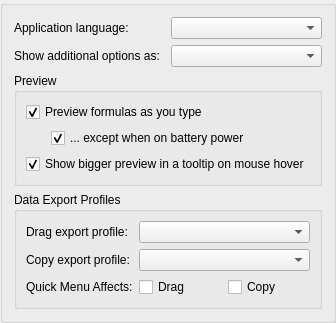
     <widget class="QGroupBox" name="tabInterface">
      <layout class="QGridLayout" name="lyt_tabInterface">
       <item row="0" column="0">
        <layout class="QHBoxLayout" name="lytLocale">
         <item>
          <widget class="QLabel" name="lblLocale">
           <property name="text">
            <string>Application language:</string>
           </property>
          </widget>
         </item>
         <item>
          <widget class="QComboBox" name="cbxLocale"/>
         </item>
        </layout>
       </item>
       <item row="2" column="0">
        <widget class="QGroupBox" name="gbxToolTipSize">
         <property name="title">
          <string>Preview</string>
         </property>
         <layout class="QGridLayout" name="lyt_gbxToolTipSize" columnstretch="4,0">
          <item row="0" column="0" colspan="2">
           <widget class="QCheckBox" name="chkEnableRealTimePreview">
            <property name="text">
             <string>Preview formulas as you type</string>
            </property>
            <property name="checked">
             <bool>true</bool>
            </property>
           </widget>
          </item>
          <item row="2" column="0" colspan="2">
           <widget class="QCheckBox" name="chkEnableToolTipPreview">
            <property name="text">
             <string>Show bigger preview in a tooltip on mouse hover</string>
            </property>
            <property name="checked">
             <bool>true</bool>
            </property>
           </widget>
          </item>
          <item row="1" column="0">
           <widget class="QWidget" name="wRealTimePreviewExceptBattery" native="true">
            <property name="minimumSize">
             <size>
              <width>0</width>
              <height>20</height>
             </size>
            </property>
            <layout class="QHBoxLayout" name="lyt_wRealTimePreviewExceptBattery">
             <property name="spacing">
              <number>5</number>
             </property>
             <property name="leftMargin">
              <number>0</number>
             </property>
             <property name="topMargin">
              <number>0</number>
             </property>
             <property name="rightMargin">
              <number>0</number>
             </property>
             <property name="bottomMargin">
              <number>0</number>
             </property>
             <item>
              <spacer name="hspcRealTimePreviewExceptBattery">
               <property name="orientation">
                <enum>Qt::Horizontal</enum>
               </property>
               <property name="sizeType">
                <enum>QSizePolicy::Fixed</enum>
               </property>
               <property name="sizeHint" stdset="0">
                <size>
                 <width>25</width>
                 <height>10</height>
                </size>
               </property>
              </spacer>
             </item>
             <item>
              <widget class="QCheckBox" name="chkRealTimePreviewExceptBattery">
               <property name="text">
                <string>... except when on battery power</string>
               </property>
               <property name="checked">
                <bool>true</bool>
               </property>
              </widget>
             </item>
            </layout>
           </widget>
          </item>
         </layout>
        </widget>
       </item>
       <item row="4" column="0">
        <spacer name="spcInterface">
         <property name="orientation">
          <enum>Qt::Vertical</enum>
         </property>
         <property name="sizeType">
          <enum>QSizePolicy::Expanding</enum>
         </property>
         <property name="sizeHint" stdset="0">
          <size>
           <width>0</width>
           <height>0</height>
          </size>
         </property>
        </spacer>
       </item>
       <item row="3" column="0">
        <widget class="QGroupBox" name="gbxExportProfiles">
         <property name="title">
          <string>Data Export Profiles</string>
         </property>
         <layout class="QGridLayout" name="lyt_gbxExportProfiles">
          <item row="1" column="1" colspan="2">
           <widget class="QComboBox" name="cbxDragExportProfile"/>
          </item>
          <item row="1" column="0">
           <widget class="QLabel" name="lblDragExportProfile">
            <property name="text">
             <string>Drag export profile:</string>
            </property>
            <property name="buddy">
             <cstring>cbxDragExportProfile</cstring>
            </property>
           </widget>
          </item>
          <item row="3" column="0">
           <widget class="QLabel" name="lblCopyExportProfile">
            <property name="text">
             <string>Copy export profile:</string>
            </property>
            <property name="buddy">
             <cstring>cbxCopyExportProfile</cstring>
            </property>
           </widget>
          </item>
          <item row="5" column="0">
           <widget class="QLabel" name="lblMenuExportProfileAffects">
            <property name="text">
             <string>Quick Menu Affects:</string>
            </property>
           </widget>
          </item>
          <item row="5" column="1">
           <widget class="QCheckBox" name="chkMenuExportProfileAffectsDrag">
            <property name="text">
             <string>Drag</string>
            </property>
           </widget>
          </item>
          <item row="5" column="2">
           <widget class="QCheckBox" name="chkMenuExportProfileAffectsCopy">
            <property name="text">
             <string>Copy</string>
            </property>
           </widget>
          </item>
          <item row="3" column="1" colspan="2">
           <widget class="QComboBox" name="cbxCopyExportProfile"/>
          </item>
         </layout>
        </widget>
       </item>
       <item row="1" column="0">
        <layout class="QHBoxLayout" name="lytDetailsSideWidgetType" stretch="1,1">
         <item>
          <widget class="QLabel" name="lblDetailsSideWidgetType">
           <property name="text">
            <string>Show additional options as:</string>
           </property>
          </widget>
         </item>
         <item>
          <widget class="QComboBox" name="cbxDetailsSideWidgetType"/>
         </item>
        </layout>
       </item>
      </layout>
     </widget>
